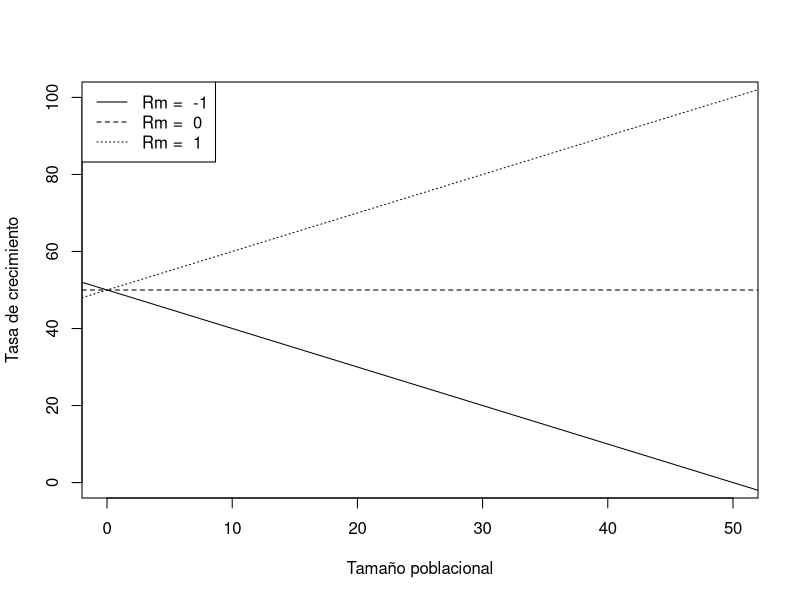

This figure's R source:
## ---- chunk 1
plot(0,0,xlim = c(0,50),
     ylim = c(0,100) ,
     type = 'n',xlab = 'Tamaño poblacional',
     ylab = "Tasa de crecimiento")

val=numeric()

for(Rm in c(-1,0,1)){
  abline(50,Rm,lty=Rm+2)
  val=append(val,Rm)
}
legend("topleft",lty= 1:3,legend = paste('Rm = ',val))
